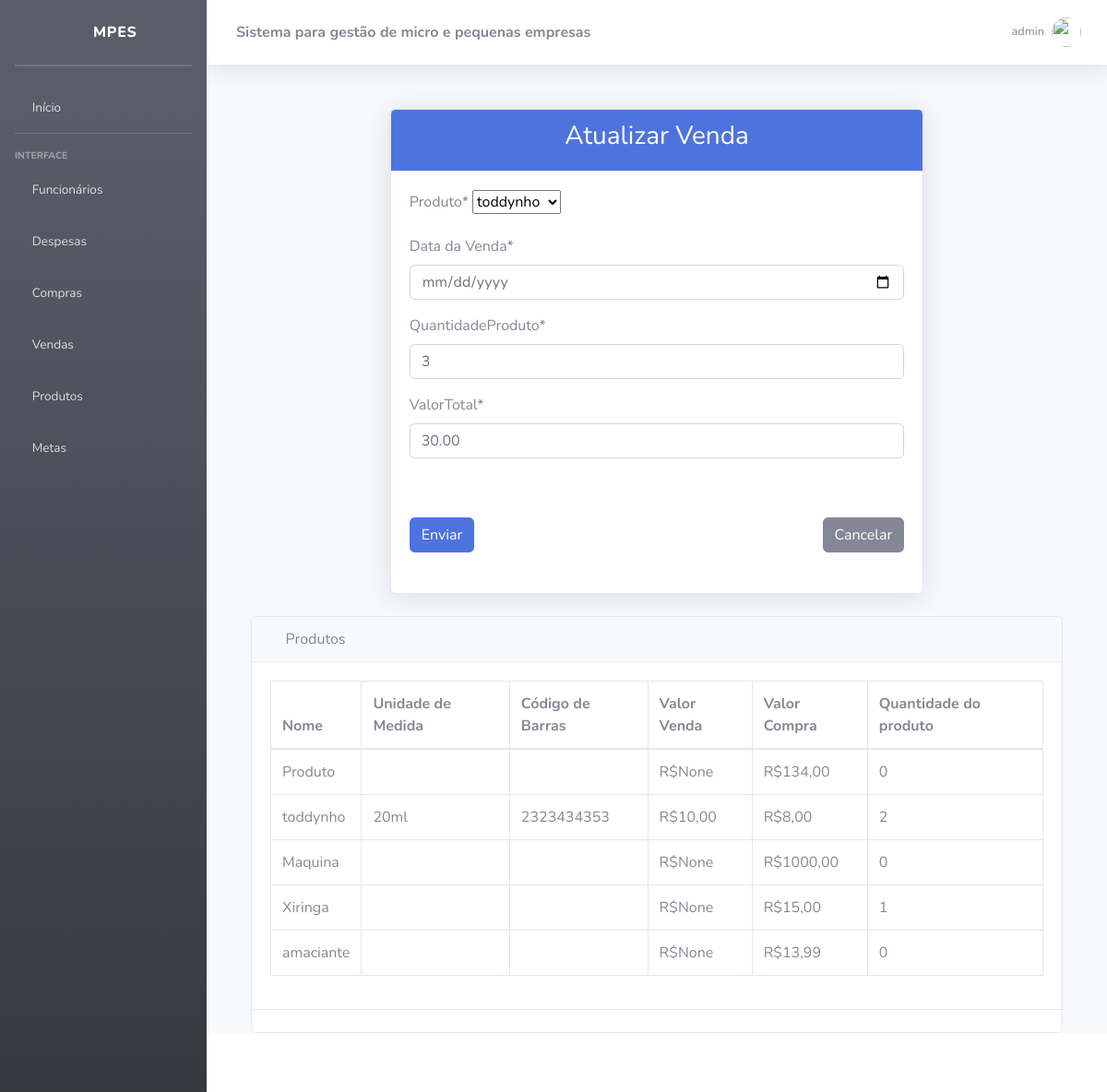
/venda/editar/3 (signed in), run on the app's committed database.
### venda/models.py (models this page shows, shortened)
class Venda(models.Model):
    produto = models.ForeignKey(Produto, on_delete=models.CASCADE)
    data = models.DateField()
    valorTotal = models.DecimalField(max_digits=10, decimal_places=2)
    quantidadeProduto = models.PositiveIntegerField()

### produtos/models.py (models this page shows)
class Produto(models.Model):
    nome = models.CharField(max_length=100)
    unidadeMedida = models.CharField(max_length=20)
    codDeBarra = models.CharField(max_length=50)
    valorVenda = models.DecimalField(max_digits=10, decimal_places=2, null=True, blank=True)
    valorCompra = models.DecimalField(max_digits=10, decimal_places=2)
    quantidade = models.IntegerField()
    def __str__(self):
        return self.nome

### venda/views.py (the view)
# urls.py: path("editar/<int:id_venda>", views.editar, name="atualizarVenda"),
@group_required('vendedor, administrador')
@login_required
def editar(request, id_venda):
    venda = Venda.objects.get(pk=id_venda)
    if request.method == 'POST':
        form = VendaForm(request.POST, instance=venda)
        if form.is_valid():
            form.save()
            return HttpResponseRedirect('/venda/?msg=Salvo')
    else:
        form = VendaForm(instance=venda)
    produto = Produto.objects.all
    return render(request, "venda/updateVenda.html", {'form': form, 'id_venda': id_venda, 'produto': produto})

### venda/forms.py (shortened to what this page needs)
class VendaForm(forms.ModelForm):
    data = forms.DateField(
        widget=DateInput(attrs={'type': 'date'}),
        label='Data da Venda'
    )
    class Meta:
        model = Venda
        fields = ['produto', 'data', 'quantidadeProduto', 'valorTotal']
    def __init__(self, *args, **kwargs):
        super().__init__(*args, **kwargs)

### MPEs/utils.py (called while the page is built, shortened)
def group_required(groups, login_url=None, raise_exception=False):
    def check_perms(user):
        if user.is_superuser:
            return True
    return user_passes_test(check_perms, login_url=login_url)

### templates/venda/updateVenda.html (shortened to what this page needs)
{% extends 'base.html' %}
{% load crispy_forms_tags %}
{% block content %}
  <div class="container mt-5">
    <div class="row justify-content-center">
      <div class="col-md-8">
        <div class="card shadow">
          <div class="card-header bg-primary text-white text-center">
            <h3>Atualizar Venda</h3>
          </div>
          <div class="card-body">
            <form action="{% url 'atualizarVenda' id_venda %}" method="post">
              {{ form|crispy }}
              <br />
              <div class="d-flex justify-content-between mt-4">
                <input type="submit" value="Enviar" class="btn btn-primary" />
                <a href="{% url 'listarVenda' %}" class="btn btn-secondary">Cancelar</a>
              </div>
            </form>
          </div>
          <br />
        </div>
      </div>
    </div>
  </div>
  <div class="container mt-4">
    <div class="row">
      <div class="col-md-12">
        <div class="card">
          <div class="card-header">
            <i class="fas fa-table me-1"></i>
            Produtos
          </div>
          <div class="card-body">
            <div class="table-responsive">
              <table class="table table-bordered" id="dataTable" width="100%" cellspacing="0">
                <thead>
                  <tr>
                    <th>Nome</th>
                    <th>Unidade de Medida</th>
                    <th>Código de Barras</th>
                    <th>Valor Venda</th>
                    <th>Valor Compra</th>
                    <th>Quantidade do produto</th>
                  </tr>
                </thead>
                <tbody>
                  {% if produto %}
                    {% for produtos in produto %}
                      <tr>
                        <td>{{ produtos.nome }}</td>
                        <td>{{ produtos.unidadeMedida }}</td>
                        <td>{{ produtos.codDeBarra }}</td>
                        <td>R${{ produtos.valorVenda }}</td>
                        <td>R${{ produtos.valorCompra }}</td>
                        <td>{{ produtos.quantidade }}</td>
                      </tr>
                    {% endfor %}
                  {% endif %}
                </tbody>
              </table>
            </div>
          </div>
          <div class="card-footer bg-white"></div>
        </div>
      </div>
    </div>
  </div>
{% endblock %}

### templates/topbar.html (shortened to what this page needs)
{% load static %}
<nav class="navbar navbar-expand navbar-light bg-white topbar mb-4 static-top shadow">
    <div class="sidebar-brand-text mx-3"><strong>Sistema para gestão de micro e pequenas empresas</strong></div>
    <ul class="navbar-nav ml-auto">
        <li class="nav-item dropdown no-arrow d-sm-none">
        <li class="nav-item dropdown no-arrow">
            <a class="nav-link dropdown-toggle" href="#" id="userDropdown" role="button"
                data-toggle="dropdown" aria-haspopup="true" aria-expanded="false">
                <span class="mr-2 d-none d-lg-inline text-gray-600 small">{{ user }}</span>
                <img class="img-profile rounded-circle"
                src="{% static 'img/undraw_profile.svg' %}">
        </a>
        </li>
    </ul>
</nav>

### data on the page
Venda: produto "toddynho", quantidadeProduto "3", valorTotal "30.00"
Produto: nome "Produto", valorVenda "None", valorCompra "134,00", quantidade "0"
Produto: nome "toddynho", unidadeMedida "20ml", codDeBarra "2323434353", valorVenda "10,00", valorCompra "8,00", quantidade "2"
Produto: nome "Maquina", valorVenda "None", valorCompra "1000,00", quantidade "0"
Produto: nome "Xiringa", valorVenda "None", valorCompra "15,00", quantidade "1"
Produto: nome "amaciante", valorVenda "None", valorCompra "13,99", quantidade "0"

### other printed values
{{ user }} "admin"
